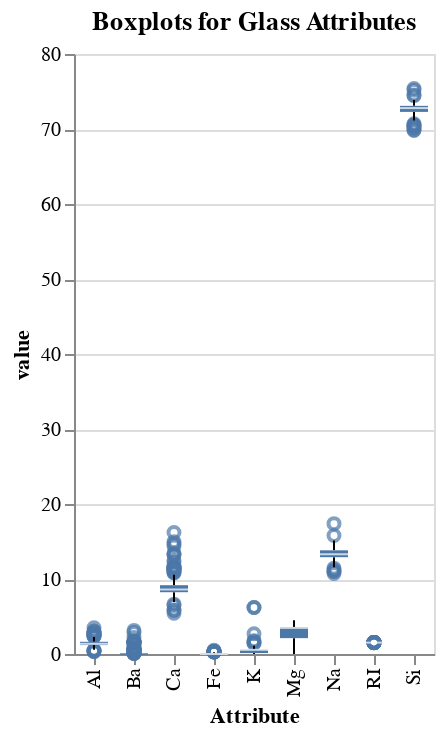

The notebook cell saved with this chart:
### Code cell
import pandas as pd
import altair as alt
from sklearn.model_selection import train_test_split
from sklearn.preprocessing import StandardScaler
from sklearn.ensemble import RandomForestClassifier, BaggingClassifier, AdaBoostClassifier
from sklearn.metrics import accuracy_score, precision_score, recall_score, f1_score

# Set pandas options to display all rows and columns
pd.set_option('display.max_rows', None)
pd.set_option('display.max_columns', None)

# Load the Excel file into Pandas DataFrames
df_glass = pd.read_excel('D:/Data science ass/14/Random Forest/glass.xlsx', sheet_name='glass')
df_description = pd.read_excel('D:/Data science ass/14/Random Forest/glass.xlsx', sheet_name='Description')

# Display the first 5 rows of each DataFrame
print("First 5 rows of glass DataFrame:")
print(df_glass.head())

print("\nFirst 5 rows of description DataFrame:")
print(df_description.head())

# Print the column names and their data types for each DataFrame
print("\nColumn names and their data types for glass DataFrame:")
print(df_glass.info())

print("\nColumn names and their data types for description DataFrame:")
print(df_description.info())

# Check for missing values
missing_values = df_glass.isnull().sum()

# Print the count of missing values for each column
print("\nMissing Values per column:")
print(missing_values)

# Get summary statistics
summary_stats = df_glass.describe()

# Print the summary statistics
print("\nSummary Statistics:")
print(summary_stats)

# Create boxplots for all columns except `Type`
columns_to_plot = df_glass.columns.drop('Type')
boxplots = alt.Chart(df_glass.melt(value_vars=columns_to_plot), title='Boxplots for Glass Attributes').mark_boxplot().encode(
    x=alt.X('variable:N', title='Attribute'),
    y=alt.Y('value:Q'),
    tooltip=['variable', 'value']
).interactive()

# Display the boxplots
boxplots.display()

# Calculate Q1, Q3, and IQR for each column
Q1 = df_glass.drop('Type', axis=1).quantile(0.25)
Q3 = df_glass.drop('Type', axis=1).quantile(0.75)
IQR = Q3 - Q1

# Define lower and upper bounds for outlier detection
lower_bound = Q1 - 1.5 * IQR
upper_bound = Q3 + 1.5 * IQR

# Replace outliers with bounds
for col in df_glass.columns.drop('Type'):
    outliers = (df_glass[col] < lower_bound[col]) | (df_glass[col] > upper_bound[col])
    num_outliers = outliers.sum()
    df_glass.loc[outliers, col] = df_glass[col].clip(lower_bound[col], upper_bound[col])

    print(f"Number of outliers replaced in {col}: {num_outliers}")

# Separate features and target variable
X = df_glass.drop('Type', axis=1)
y = df_glass['Type']

# Split data into training and testing sets
X_train, X_test, y_train, y_test = train_test_split(X, y, test_size=0.2, random_state=42)

# Standardize features
scaler = StandardScaler()
X_train_scaled = scaler.fit_transform(X_train)
X_test_scaled = scaler.transform(X_test)

# Print shapes of training and testing sets
print(f"\nShape of X_train: {X_train_scaled.shape}")
print(f"Shape of X_test: {X_test_scaled.shape}")
print(f"Shape of y_train: {y_train.shape}")
print(f"Shape of y_test: {y_test.shape}")

# Initialize and train the Random Forest model
rf_model = RandomForestClassifier(random_state=42)
rf_model.fit(X_train_scaled, y_train)

# Make predictions on the test set
y_pred = rf_model.predict(X_test_scaled)

# Evaluate the model
accuracy = accuracy_score(y_test, y_pred)
precision = precision_score(y_test, y_pred, average='weighted')
recall = recall_score(y_test, y_pred, average='weighted')
f1 = f1_score(y_test, y_pred, average='weighted')

print(f"Accuracy: {accuracy:.2f}")
print(f"Precision: {precision:.2f}")
print(f"Recall: {recall:.2f}")
print(f"F1 Score: {f1:.2f}")

# Print the class distribution
print("\nClass Distribution:")
print(y.value_counts())

# Initialize and train a new Random Forest model with class_weight='balanced'
rf_model_balanced = RandomForestClassifier(random_state=42, class_weight='balanced')
rf_model_balanced.fit(X_train_scaled, y_train)

# Make predictions on the test set
y_pred_balanced = rf_model_balanced.predict(X_test_scaled)

# Evaluate the model
accuracy = accuracy_score(y_test, y_pred)
precision = precision_score(y_test, y_pred, average='weighted', zero_division=1)
recall = recall_score(y_test, y_pred, average='weighted')
f1 = f1_score(y_test, y_pred, average='weighted')

print(f"Accuracy: {accuracy:.2f}")
print(f"Precision: {precision:.2f}")
print(f"Recall: {recall:.2f}")
print(f"F1 Score: {f1:.2f}")

# Evaluate the model with class_weight='balanced'
accuracy_balanced = accuracy_score(y_test, y_pred_balanced)
precision_balanced = precision_score(y_test, y_pred_balanced, average='weighted', zero_division=1)
recall_balanced = recall_score(y_test, y_pred_balanced, average='weighted')
f1_balanced = f1_score(y_test, y_pred_balanced, average='weighted')

print(f"\nAccuracy with class_weight='balanced': {accuracy_balanced:.2f}")
print(f"Precision with class_weight='balanced': {precision_balanced:.2f}")
print(f"Recall with class_weight='balanced': {recall_balanced:.2f}")
print(f"F1 Score with class_weight='balanced': {f1_balanced:.2f}")

# Evaluate the Bagging model
accuracy_bagging = accuracy_score(y_test, y_pred_bagging)
precision_bagging = precision_score(y_test, y_pred_bagging, average='weighted', zero_division=1)
recall_bagging = recall_score(y_test, y_pred_bagging, average='weighted')
f1_bagging = f1_score(y_test, y_pred_bagging, average='weighted')

print(f"\nAccuracy with Bagging: {accuracy_bagging:.2f}")
print(f"Precision with Bagging: {precision_bagging:.2f}")
print(f"Recall with Bagging: {recall_bagging:.2f}")
print(f"F1 Score with Bagging: {f1_bagging:.2f}")

# Evaluate the Boosting model
accuracy_boosting = accuracy_score(y_test, y_pred_boosting)
precision_boosting = precision_score(y_test, y_pred_boosting, average='weighted', zero_division=1)
recall_boosting = recall_score(y_test, y_pred_boosting, average='weighted')
f1_boosting = f1_score(y_test, y_pred_boosting, average='weighted')

print(f"\nAccuracy with Boosting: {accuracy_boosting:.2f}")
print(f"Precision with Boosting: {precision_boosting:.2f}")
print(f"Recall with Boosting: {recall_boosting:.2f}")
print(f"F1 Score with Boosting: {f1_boosting:.2f}")

### Figure 1 — Vega-Lite specification as saved in the notebook (floating-point values rounded to 4 significant figures; data arrays with more than 128 entries replaced by an {"elided": "..."} marker saying what was removed)
{"config": {"view": {"continuousWidth": 300, "continuousHeight": 300}}, "data": {"name": "data-5d828e64022e1a96cffb05c797fa3fdf"}, "mark": {"type": "boxplot"}, "encoding": {"tooltip": [{"field": "variable", "type": "nominal"}, {"field": "value", "type": "quantitative"}], "x": {"field": "variable", "title": "Attribute", "type": "nominal"}, "y": {"field": "value", "type": "quantitative"}}, "params": [{"name": "param_5", "select": {"type": "interval", "encodings": ["x", "y"]}, "bind": "scales"}], "title": "Boxplots for Glass Attributes", "$schema": "https://vega.github.io/schema/vega-lite/v5.17.0.json", "datasets": {"data-5d828e64022e1a96cffb05c797fa3fdf": {"elided": "1926 records"}}}
